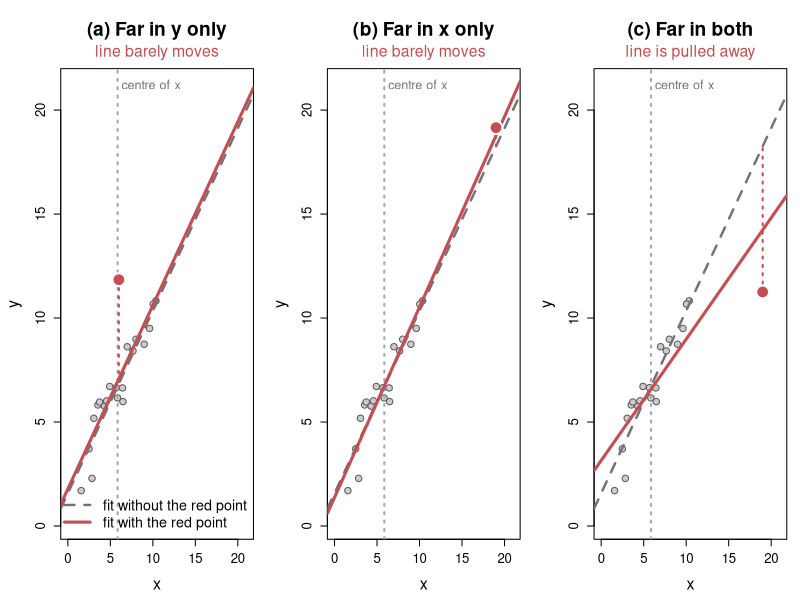

R code for this plot:
# Date        : 2026-08-28
# Description : Teaching figure for chapter 5 (Diagnosis) of the KINS lecture.
#               The deck already states in words that a large residual alone or a
#               large leverage alone need not move the fitted line, and that only
#               the two together do. This script shows that claim on one base data
#               set: the same 20 points are refitted three times, each time with a
#               single extra point added.
#                 (a) outlier      - far in y, at the centre of x  (large e, small h)
#                 (b) high leverage - far in x, on the line        (small e, large h)
#                 (c) influential   - far in x AND off the line    (large e, large h)
#               For each case the script prints the leverage h_ii, the studentized
#               residual, Cook's distance and the change in the fitted slope, so
#               every number written on the slide is derived here.
#               Writes output/agent/2026-08-28/fig-m05-outlier-leverage-influence.png
# File        : outlier-leverage-influence-figure.R

set.seed(20260828)

out_dir <- "g:/Projects/regression-lecture-note/output/agent/2026-08-28"
dir.create(out_dir, showWarnings = FALSE, recursive = TRUE)

## ---------------------------------------------------------------------------
## 1. Base data: a clean simple linear relationship, y = 2 + 0.8x + noise
## ---------------------------------------------------------------------------
n0 <- 20
x0 <- round(seq(2, 10, length.out = n0) + rnorm(n0, 0, 0.35), 2)
y0 <- round(2 + 0.8 * x0 + rnorm(n0, 0, 0.8), 2)
base <- data.frame(x = x0, y = y0)
fit0 <- lm(y ~ x, data = base)

cat("=== base fit (n = 20) ===\n")
print(round(summary(fit0)$coefficients, 4))
cat("mean x =", round(mean(x0), 3), " x range =", round(range(x0), 2), "\n\n")

## ---------------------------------------------------------------------------
## 2. Three cases, each = base data + ONE extra point
##    The added y values are set relative to the base line so that the intended
##    contrast (large e / large h / both) is exact rather than eyeballed.
## ---------------------------------------------------------------------------
b <- coef(fit0)
line_at <- function(x) as.numeric(b[1] + b[2] * x)

cases <- list(
  list(key = "outlier",     x = 6.0,  y = line_at(6.0) + 5.0,
       title = "(a) Outlier: far in y, centre of x"),
  # offset slightly rather than sitting exactly on the line: a residual of
  # exactly zero would look staged, and the point still has to be near the line
  # for this case to be "leverage only"
  list(key = "leverage",    x = 19.0, y = line_at(19.0) + 0.9,
       title = "(b) High leverage: far in x, near the line"),
  list(key = "influential", x = 19.0, y = line_at(19.0) - 7.0,
       title = "(c) Influential: far in x and off the line")
)

res <- list()
for (cs in cases) {
  d <- rbind(base, data.frame(x = cs$x, y = cs$y))
  f <- lm(y ~ x, data = d)
  k <- nrow(d)                       # the added point is the last row
  h <- hatvalues(f)[k]
  rs <- rstudent(f)[k]               # studentized (deleted) residual
  cd <- cooks.distance(f)[k]
  res[[cs$key]] <- list(cs = cs, d = d, fit = f,
                        h = as.numeric(h), rs = as.numeric(rs),
                        cd = as.numeric(cd),
                        slope = as.numeric(coef(f)[2]),
                        icept = as.numeric(coef(f)[1]))
  cat(sprintf("=== %s ===\n", cs$key))
  cat(sprintf("added point (x, y) = (%.2f, %.2f)\n", cs$x, cs$y))
  cat(sprintf("leverage h        = %.3f   (mean h = 2/%d = %.3f, cutoff 2*mean = %.3f)\n",
              h, k, 2 / k, 4 / k))
  cat(sprintf("studentized resid = %.2f\n", rs))
  cat(sprintf("Cook's distance   = %.3f\n", cd))
  cat(sprintf("slope  %.4f -> %.4f   (change %+.1f%%)\n",
              coef(fit0)[2], coef(f)[2],
              100 * (coef(f)[2] - coef(fit0)[2]) / coef(fit0)[2]))
  cat(sprintf("intcpt %.4f -> %.4f\n\n", coef(fit0)[1], coef(f)[1]))
}

## summary table, printed in the layout used on the slide
cat("=== slide table ===\n")
tab <- data.frame(
  case      = c("(a) outlier", "(b) high leverage", "(c) influential"),
  leverage  = sapply(res, function(z) round(z$h, 3)),
  stud_res  = sapply(res, function(z) round(z$rs, 2)),
  cooks_D   = sapply(res, function(z) round(z$cd, 3)),
  slope     = sapply(res, function(z) round(z$slope, 3)),
  pct       = sapply(res, function(z)
                round(100 * (z$slope - coef(fit0)[2]) / coef(fit0)[2], 1)),
  row.names = NULL)
print(tab)
cat("base slope =", round(coef(fit0)[2], 3), "\n")

## ---------------------------------------------------------------------------
## 3. Figure. This is a CONCEPTUAL panel: the numbers above stay in the console
##    as the evidence for the qualitative claims, and none of them are drawn.
##    What the picture has to carry is only:
##      - how far the red point sits from the centre of x  (leverage)
##      - how far it sits from the line in y               (residual)
##      - whether the fitted line moves when it is added
## ---------------------------------------------------------------------------
png(file.path(out_dir, "fig-m05-outlier-leverage-influence.png"),
    width = 2000, height = 780, res = 150)
op <- par(mfrow = c(1, 3), mar = c(4.6, 4.6, 5.2, 1.0), cex.axis = 1.2,
          cex.lab = 1.45)

xlim <- c(0, 21)
ylim <- range(c(base$y, sapply(res, function(z) z$cs$y))) + c(-1.5, 2.0)
xbar <- mean(base$x)

titles <- c(outlier     = "(a) Far in y only",
            leverage    = "(b) Far in x only",
            influential = "(c) Far in both")
verdict <- c(outlier     = "line barely moves",
             leverage    = "line barely moves",
             influential = "line is pulled away")

for (key in c("outlier", "leverage", "influential")) {
  z <- res[[key]]
  plot(base$x, base$y, xlim = xlim, ylim = ylim, xlab = "x", ylab = "y",
       main = "", pch = 21, bg = "grey80", col = "grey35", cex = 1.3)
  # title and verdict on separate margin lines so they cannot collide
  mtext(titles[[key]], side = 3, line = 2.3, cex = 1.15, font = 2)
  mtext(verdict[[key]], side = 3, line = 0.7, cex = 0.95, col = "#C44E52")
  # centre of x: how far the red point is from here is what leverage measures
  abline(v = xbar, col = "grey65", lty = 3, lwd = 2)
  text(xbar, ylim[2], "centre of x", pos = 4, offset = 0.3, col = "grey45",
       cex = 1.15)
  abline(fit0, col = "grey45", lwd = 2.4, lty = 2)
  abline(z$fit, col = "#C44E52", lwd = 3.0)
  # the vertical gap from the point down to the line is the residual
  segments(z$cs$x, z$cs$y, z$cs$x, line_at(z$cs$x),
           col = "#C44E52", lwd = 2, lty = 3)
  points(z$cs$x, z$cs$y, pch = 21, bg = "#C44E52", col = "white",
         cex = 2.6, lwd = 2)
  # name the two lines once; the three panels are read side by side
  if (key == "outlier") {
    legend("bottomright", bty = "n", cex = 1.3, lwd = c(2.4, 3.0),
           lty = c(2, 1), col = c("grey45", "#C44E52"),
           legend = c("fit without the red point", "fit with the red point"))
  }
}
par(op)
dev.off()

cat("\nfigure written:",
    file.path(out_dir, "fig-m05-outlier-leverage-influence.png"), "\n")
